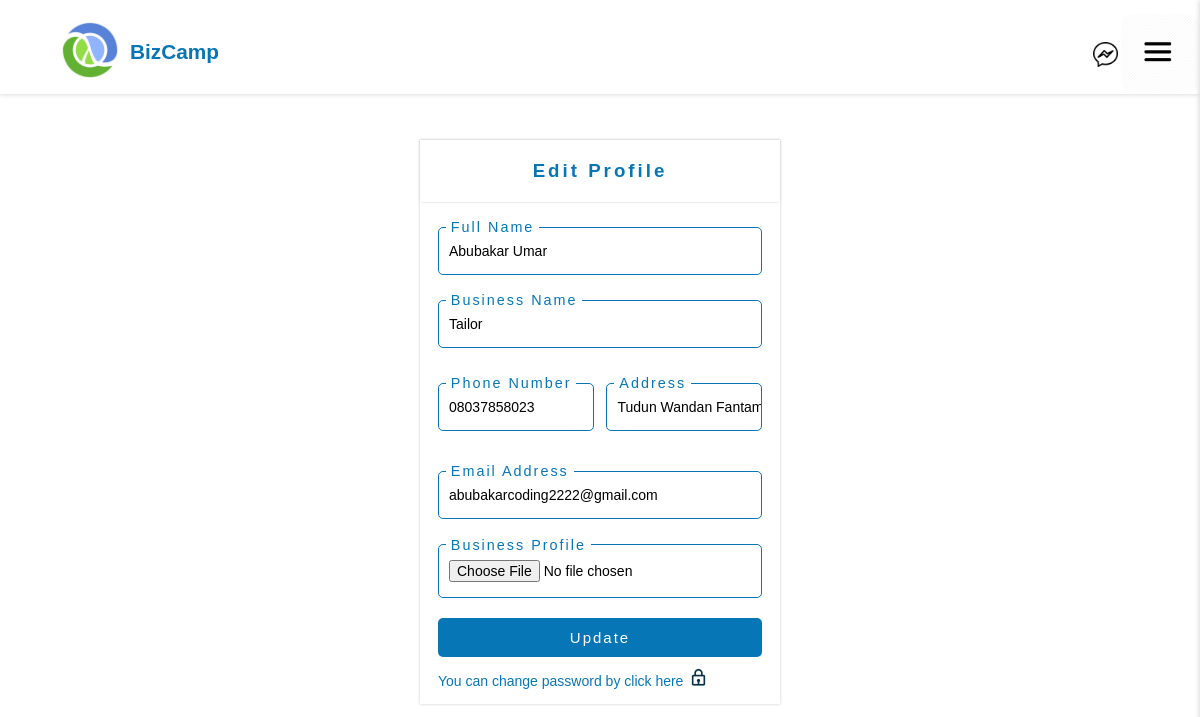
Page /edit_profile.php?id=99e30abf583a4c0bd9f1feabcca9ece2 (signed in) on the committed database.
### tables this page shows
CREATE TABLE `user_table` (
  `user_id` int NOT NULL,
  `b_id` varchar(100) NOT NULL,
  `full_name` varchar(110) NOT NULL,
  `b_name` varchar(100) NOT NULL,
  `p_number` varchar(100) NOT NULL,
  `address` varchar(200) NOT NULL,
  `email` varchar(100) NOT NULL,
  `password` varchar(100) NOT NULL,
  `b_profile` varchar(100) NOT NULL,
  `date` varchar(100) NOT NULL
);

### user_crod.php (called while the page is built, shortened)
<?php
	class bizcamp{
		public function __construct(){
			$this->conn = new PDO ('mysql:host=localhost; dbname=bizcamp', 'root', '12345678');
		}
		public function show($id){
			$select		= "SELECT * FROM user_table WHERE b_id = ?";
			$add		= $this->conn->prepare($select);
			$add		->execute([$id]);
			return $add;
		}
	}
?>

### edit_profile.php (the view, shortened to what this page needs)
<?php
  include 'user_crod.php';
  $insert = new bizcamp;
  if(isset($_GET['id'])){
    $id = $_GET['id'];
    $row = $insert->show($id);
    $type = $row->fetch();
  }
?>
<!DOCTYPE html>
<html lang="en">
<head>
  <link rel="stylesheet" href="style.css">
  <link rel="stylesheet" href="asset/boxicons/css/boxicons.min.css">
</head>
<body>
  <?php include 'asset/layout/head.php';?>
  <section id="login-page">
    <div class="container-log">
      <form method="POST" enctype="multipart/form-data">
        <div class="form-head">
          <h3>Edit Profile</h3>
        </div>
        <div class="form-body">
          <div class="form-group">
            <input type="text" name="full_name" placeholder=" " value="<?php echo $type['full_name'];?>">
            <label for="">Full Name</label>
          </div>
          <div class="form-group">
            <input type="text" name="b_name" placeholder=" " value="<?php echo $type['b_name'];?>">
            <label for="">Business Name</label>
          </div>
          <div class="form-groups">
            <div class="contects">
              <div class="col-6">
                <input type="text" name="pnumber" placeholder=" " value="<?php echo $type['p_number'];?>">
                <label for="">Phone Number</label>
              </div>
              <div class="col-6">
                <input type="text" name="y_address" placeholder=" " value="<?php echo $type['address'];?>">
                <label for="">Address</label>
              </div>
            </div>
          </div>
          <div class="form-group">
            <input type="text" name="email" placeholder=" " value="<?php echo $type['email'];?>">
            <label for="">Email Address</label>
          </div>
          <div class="form-group">
            <input type="file" name="image" placeholder=" " value="<?php echo $type['b_profile'];?>" accept="image/png, image/jpg, image/jpeg">
            <label for="">Business Profile</label>
          </div>
          <div class="form-group">
            <button name="save">Update</button>
          </div>
          <div class="form-groups">
            <p>You can change password by click here<a href="chagen-password.php?id=<?php echo $_SESSION['b_id'];?>"><i class="bx bx-lock"></i></a></p>
          </div>
        </div>
      </form>
    </div>
  </section>
</body>
</html>

### style.css (style rules this page uses)
* { margin: 0; padding: 0; box-sizing: border-box; font-family: 'Trebuchet MS', 'Lucida Sans Unicode', 'Lucida Grande', 'Lucida Sans', Arial, sans-serif; }
:root { --uniqe-color: rgb(7, 118, 182); --uniqe-bg: white; --uniqe-color-hover: rgb(10, 49, 71); }
#login-page { width: 100%; padding-top: 110px; }
.container-log { width: 30%; margin: auto; box-shadow: 0 0 3px 0 rgb(206, 206, 206); margin-top: 30px; }
.container-log .form-head { text-align: center; width: 100%; padding: 20px 0 20px 0; box-shadow: 0px 0px 2px 0px rgb(206, 206, 206); }
.container-log .form-head h3 { color: var(--uniqe-color); letter-spacing: 3px; }
.container-log .form-body { width: 90%; margin: auto; }
.container-log .form-body .form-group { position: relative; margin-top: 20px; }
.container-log .form-body .form-group label { position: absolute; left: 0; top: 50%; color: var(--uniqe-color); padding: 0 0.3rem; margin: 0 0.5rem; pointer-events: none; transition: .1s ease-in-out; transform-origin: top left; background-color: white; transform: translateY(-50%); letter-spacing: 2px; font-size: 0.9rem; }
.container-log .form-body .form-group input { width: 100%; margin-top: 5px; padding: 15px 0 15px 10px; border: solid 1px var(--uniqe-color); border-radius: 5px; outline: none; transition: 0.1s ease-out; font-size: 14px; }
.container-log .form-body .form-group input::placeholder { color: var(--uniqe-color); font-weight: 400; letter-spacing: 2px; }
.container-log .form-body .form-group input:not(:placeholder-shown) + label { top: 10%; transform: translateY(-50%), scale(.9); }
.contects { width: 100%; display: flex; justify-content: space-between; flex-wrap: wrap; margin: auto; }
.contects .col-6 { flex-basis: 48%; }
.form-groups .contects .col-6 { position: relative; margin-top: 20px; }
.form-groups .contects .col-6 label { position: absolute; left: 0; top: 50%; color: var(--uniqe-color); padding: 0 0.3rem; margin: 0 0.5rem; pointer-events: none; transition: .1s ease-in-out; transform-origin: top left; background-color: white; transform: translateY(-50%); letter-spacing: 2px; font-size: 0.9rem; }
.form-groups .contects .col-6 input { width: 100%; margin-top: 5px; padding: 15px 0 15px 10px; border: solid 1px var(--uniqe-color); border-radius: 5px; outline: none; transition: 0.1s ease-out; font-size: 14px; }
.form-groups .contects .col-6 input::placeholder { color: var(--uniqe-color); font-weight: 400; letter-spacing: 2px; }
.form-groups .contects .col-6 input:not(:placeholder-shown) + label { top: 10%; transform: translateY(-50%), scale(.9); }
.container-log .form-body .form-group button { width: 100%; padding: 11px 0 11px 0; border: none; outline: none; background: var(--uniqe-color); font-size: 15px; letter-spacing: 2px; color: white; border-radius: 5px; transition: .3s ease; }
.container-log .form-body .form-groups { margin-top: 10px; padding-bottom: 15px; }
.container-log .form-body .form-groups p { font-size: 14px; color: var(--uniqe-color); }
.container-log .form-body .form-groups p a { text-decoration: none; color: var(--uniqe-color-hover); }
.container-log .form-body .form-groups p a i { font-size: 20px; margin-left: 5px; }

### rows in the picture
user_table: full_name "Abubakar Umar", b_name "Tailor", pnumber "08037858023", y_address "Tudun Wandan Fantami", email "abubakarcoding2222@gmail.com"
